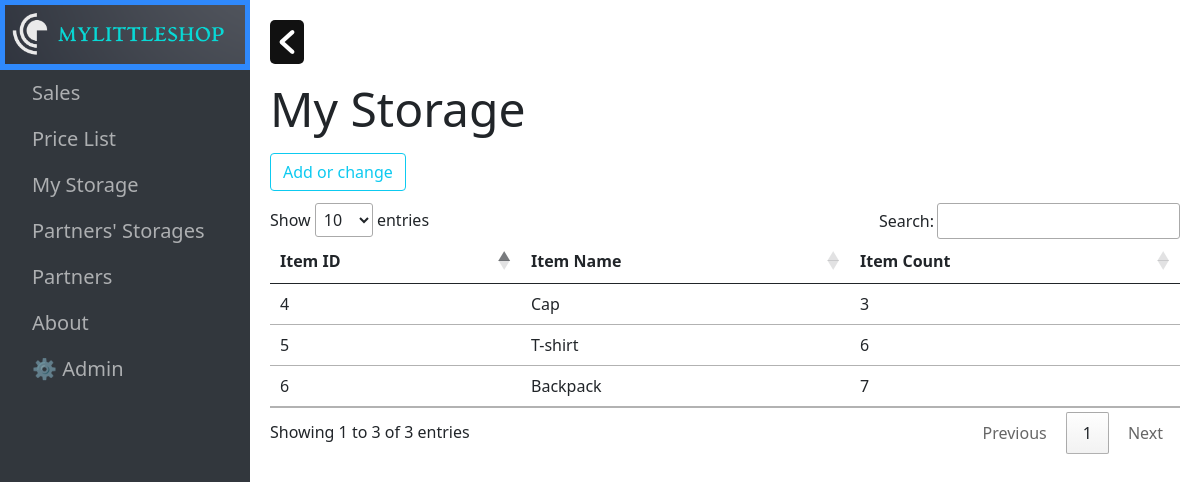
Page /my-storage/ on the earlier database version.
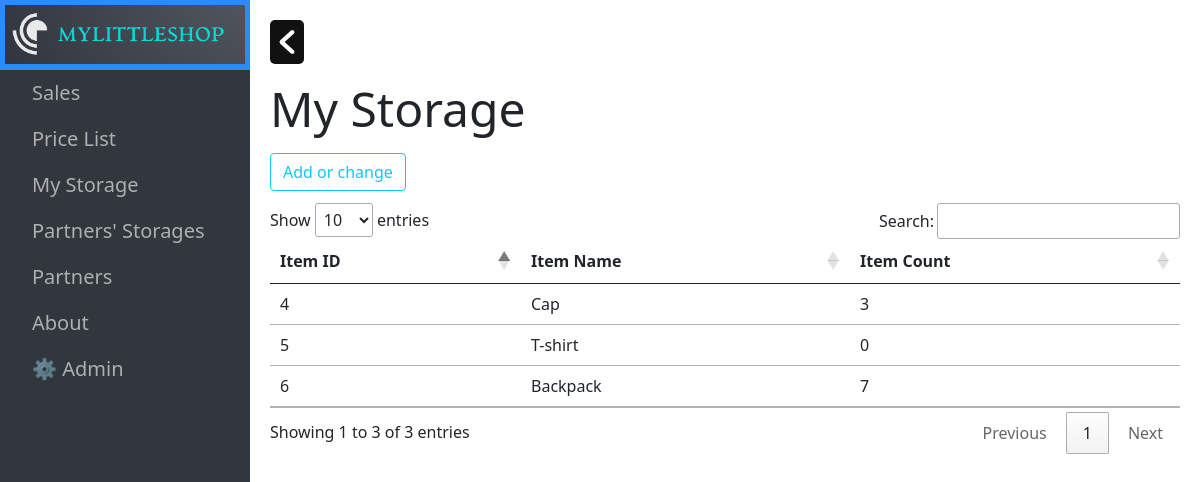
Same page on the later database version.
### clothing/models.py (models this page shows, shortened)
class MyStorage(models.Model):
    class Meta:
        verbose_name = 'My Storage'
        verbose_name_plural = 'My Storage'
    item_name = models.ForeignKey(PriceList, on_delete=models.CASCADE)
    item_count = models.PositiveIntegerField()

class PriceList(models.Model):
    class Meta:
        verbose_name = 'Price List'
        verbose_name_plural = 'Price List'
    item_name = models.CharField(max_length=100)
    price = models.DecimalField(max_digits=10, decimal_places=2)
    added_at = models.DateTimeField(default=datetime.now())
    def __str__(self):
        return self.item_name

### clothing/views.py (the view)
# urls.py: path('my-storage/', MyStorageListView.as_view(), name='my_storage'),
class MyStorageListView(ListView):
    template_name = 'clothing/my_storage.html'
    model = MyStorage
    def get_queryset(self):
        return self.model.objects.all().order_by('-pk')

### clothing/templates/clothing/my_storage.html (shortened to what this page needs)
{% extends 'clothing/base.html' %}
{% block content %}
<h5 class="display-5">My Storage
    <br>
    <a class="btn btn-outline-info" href="/admin/clothing/mystorage/" role="button">Add or change</a>
</h5>
<table class="table table-hover">
    <thead>
        <tr>
            <th scope="col">Item ID</th>
            <th scope="col">Item Name</th>
            <th scope="col">Item Count</th>
        </tr>
    </thead>
    <tbody>
        {% for item in object_list %}
        <tr>
            <td>{{ item.item_name.pk }}</td>
            <td>{{ item.item_name }}</td>
            <td>{{ item.item_count }}</td>
        </tr>
        {% endfor %}
    </tbody>
</table>
{% endblock %}

Differences in the rows shown:
changed MyStorage "T-shirt": item_count "6" → "0"
